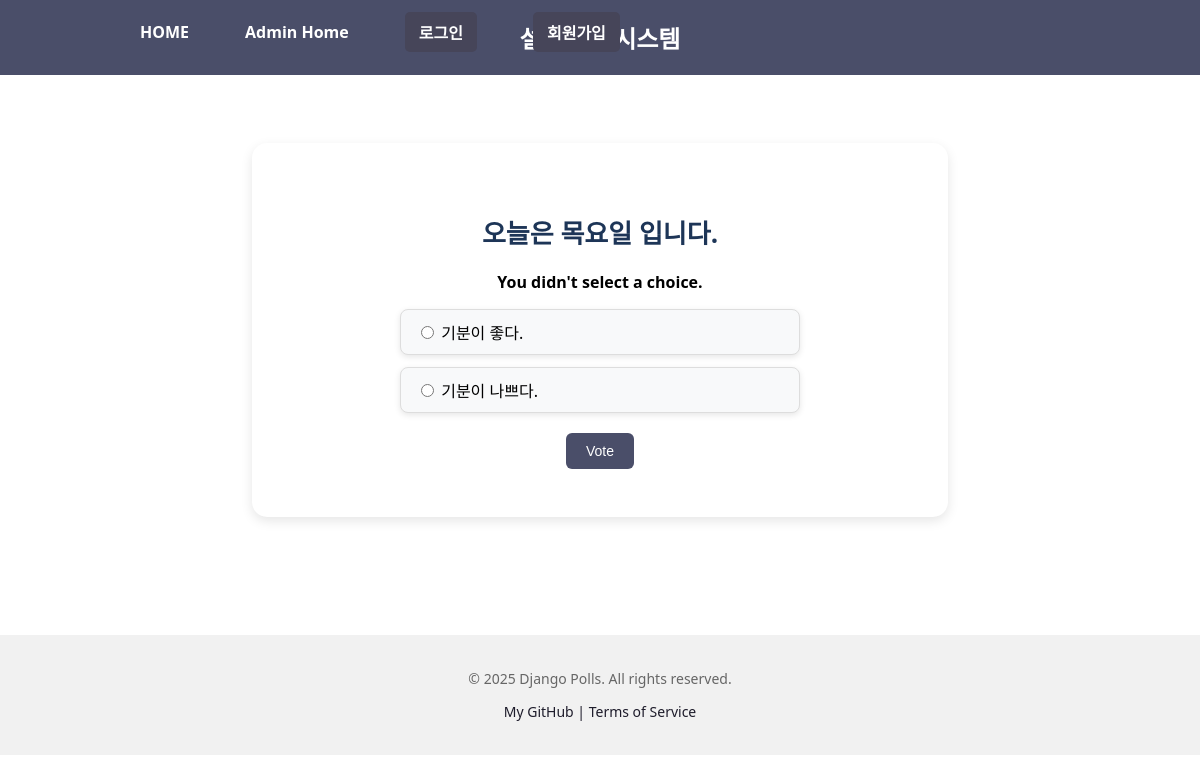
The page /polls/1/vote/ on the database its author committed.
### polls/models.py (models this page shows, shortened)
class Question(models.Model):
    question_text = models.CharField(max_length=200)
    pub_date = models.DateTimeField("date published")

class Choice(models.Model):
    question = models.ForeignKey(Question, on_delete = models.CASCADE)
    choice_text = models.CharField(max_length=200)
    votes = models.IntegerField(default=0)

### polls/views.py (the view)
# urls.py: path("<int:question_id>/vote/", views.vote, name="vote"),
def vote(request, question_id):
    question = get_object_or_404(Question, pk=question_id)
    try:
        selected_choice = question.choice_set.get(pk=request.POST["choice"])
    except (KeyError, Choice.DoesNotExist):
        return render(
            request,
            "polls/detail.html",
            {
                "question": question,
                "error_message":"You didn't select a choice.",
            },
        )
    else:
        selected_choice.votes = F("votes") + 1
        selected_choice.save()
        return HttpResponseRedirect(reverse("polls:results", args=(question.id,)))

### templates/polls/detail.html (shortened to what this page needs)
{% extends "polls/base.html" %}
{% load static %}
{% block content %}
<link rel="stylesheet" href="{% static 'polls/css/detail.css' %}">
<div class="detail-container">
    <h2 class="question-title">{{ question.question_text }}</h2>
    <form action="{% url 'polls:vote' question.id %}" method="post" class="vote-form">
	{% if error_message %}
    <p class="error-message"><strong>{{ error_message }}</strong></p>
	{% endif %}
        {% with choices=question.choice_set.all %}
            <ul class="choice-list">
                {% for choice in choices %}
                <li>
                    <input type="radio" name="choice" id="choice_{{ choice.id }}" value="{{ choice.id }}">
                    <label for="choice_{{ choice.id }}">{{ choice.choice_text }}</label>
                </li>
                {% empty%}
                    <a> {{question.question_text}} 는 선택된 Choice가 없습니다.</a>
                {% endfor %}
            </ul>
                {% if choices %}
                    <div class="submit-btn-wrap">
                        <input type="submit" value="Vote" class="submit-btn">
                    </div>
                {% endif %}
        {% endwith %}
    </form>
</div>
{% endblock %}

### static/polls/css/index.css (style rules this page uses)
body { background: url("../images/background.jpg") no-repeat top left; background-size: cover; font-family: "Segoe UI", sans-serif; margin: 0; padding: 0; }
h2 { color: #333; font-size: 28px; margin-bottom: 20px; }
ul { list-style: none; padding: 0; margin: 0 auto; max-width: 700px; }
li { background-color: white; border-radius: 10px; margin-bottom: 12px; padding: 15px 20px; box-shadow: 0 2px 6px rgba(0, 0, 0, 0.1); transition: background-color 0.2s ease; }
form { margin-top: 20px; }
.submit-btn { background-color: #4a4e69; color: white; padding: 10px 20px; font-size: 14px; border: none; border-radius: 6px; cursor: pointer; transition: background-color 0.2s ease; }
.question-title { font-size: 24px; font-weight: bold; margin-bottom: 30px; color: #2c2c2c; }

### static/polls/css/detail.css (style rules this page uses)
.detail-container { background-color: #ffffff; max-width: 600px; margin: 3rem auto; padding: 3rem; border-radius: 15px; box-shadow: 0 4px 12px rgba(0, 0, 0, 0.1); text-align: center; }
.question-title { font-size: 26px; color: #1d3557; margin-bottom: 20px; }
.choice-list { list-style: none; padding: 0; margin: 0 auto 20px; text-align: left; max-width: 400px; }
.choice-list li { margin-bottom: 12px; background-color: #f8f9fa; padding: 10px 15px; border-radius: 8px; border: 1px solid #ddd; transition: background-color 0.2s ease; }

### rows shown on the page
Question: question_text "오늘은 목요일 입니다."
Choice: choice_text "기분이 좋다."
Choice: choice_text "기분이 나쁘다."

### other values the page prints
{{ error_message }} "You didn't select a choice."
